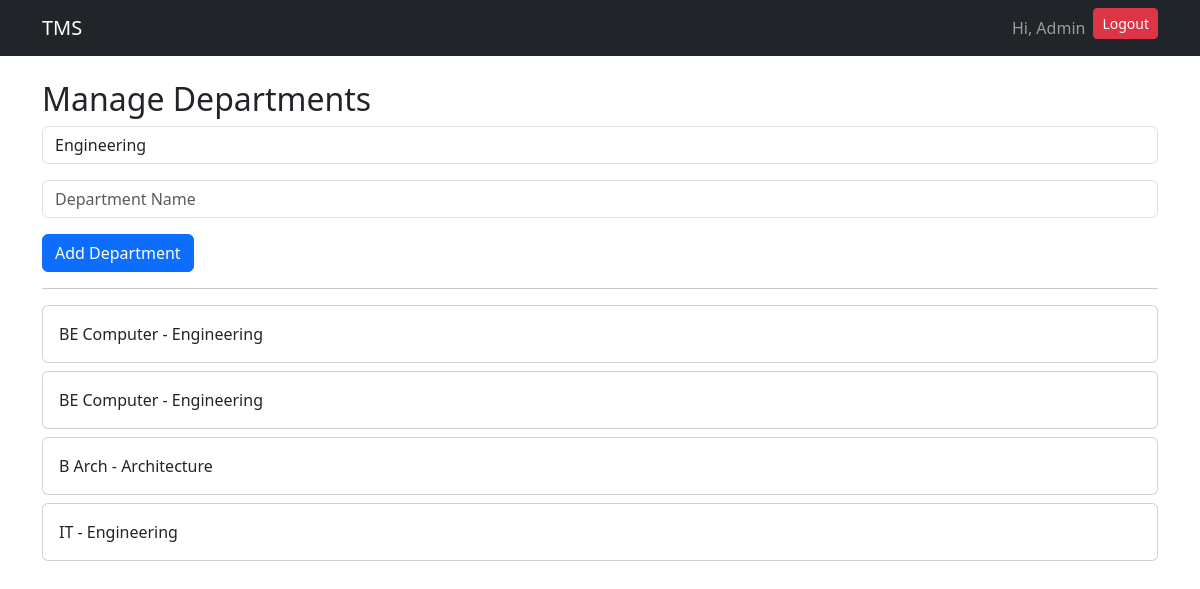
Screenshot of /admin-panel/manage-department/ (signed in) with the database file from the repository.
### users/models.py (models this page shows, shortened)
class User(AbstractUser):
    username = models.CharField(max_length=100, unique=True)
    email = models.EmailField(unique=True)
    role = models.CharField(max_length=10, choices=ROLE_CHOICES)
    USERNAME_FIELD = "email"
    REQUIRED_FIELDS = ["username"]

### academics/models.py (models this page shows, shortened)
class Department(models.Model):
    faculty = models.ForeignKey(Faculty, on_delete=models.CASCADE)
    name = models.CharField(max_length=50)

class Faculty(models.Model):
    name = models.CharField(max_length=100, unique=True)

### users/views.py (the view, shortened to what this page needs)
# urls.py: path('admin-panel/manage-department/', manage_department,name='manage_department'),
@user_passes_test(admin_required)
def manage_department(request):
    faculties = Faculty.objects.all()
    departments = Department.objects.all()
    context = {
        'faculties': faculties,
        'departments': departments
    }
    return render(
        request,
        'admin_panel/manage_departments.html',
        context
    )

### users/views.py (called while the page is built)
def admin_required(user):
    return user.is_superuser

### users/templates/admin_panel/manage_departments.html (shortened to what this page needs)
{% extends "base.html" %}
{% block start %}
<h2>Manage Departments</h2>
<form method="post">
    <select name="faculty"
            class="form-control">
        {% for faculty in faculties %}
        <option value="{{faculty.id}}">
            {{faculty.name}}
        </option>
        {% endfor %}
    </select>
    <input type="text"
           name="name"
           class="form-control mt-3"
           placeholder="Department Name">
    <button class="btn btn-primary mt-3">
        Add Department
    </button>
</form>
<hr>
{% for department in departments %}
<div class="card p-3 mt-2">
    {{ department.name }}
    -
    {{ department.faculty.name }}
</div>
{% endfor %}
{% endblock %}

### users/templates/base.html (shortened to what this page needs)
<!DOCTYPE html>
<html lang="en">
<head>
    <link href="https://cdn.jsdelivr.net/npm/bootstrap@5.3.8/dist/css/bootstrap.min.css" rel="stylesheet">
</head>
<body>
    <nav class="navbar navbar-expand-lg navbar-dark bg-dark">
        <div class="container">
            <a class="navbar-brand" href="/">TMS</a>
            <div class="collapse navbar-collapse" id="navbarNav">
                <ul class="navbar-nav ms-auto">
                    {% if request.user.is_authenticated %}
                    <li class="nav-item">
                        <span class="nav-link">Hi, {{ request.user.first_name }}</span>
                    </li>
                    <li class="nav-item">
                        <a href="/logout/" class="btn btn-danger btn-sm">Logout</a>
                    </li>
                    {% endif %}
                </ul>
            </div>
        </div>
    </nav>
    <div class="container mt-4">
        {% block start %}
        {% endblock %}
    </div>
</body>
</html>

### rows the page displays
User: user.first_name "Admin"
Department: name "BE Computer", faculty.name "Engineering"
Department: name "BE Computer", faculty.name "Engineering"
Department: name "B Arch", faculty.name "Architecture"
Department: name "IT", faculty.name "Engineering"

### other values shown
form field faculty "Engineering"
